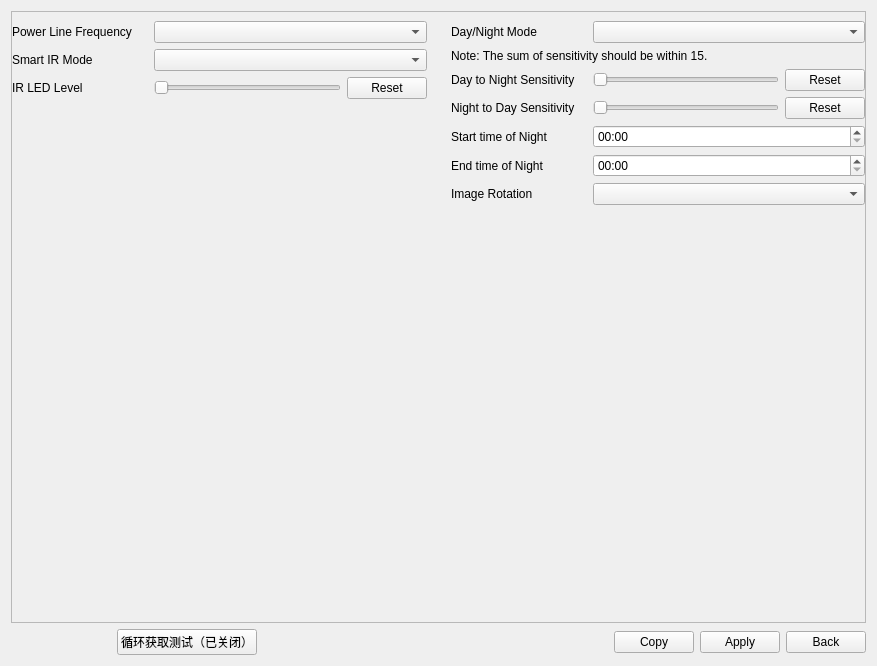
<?xml version="1.0" encoding="UTF-8"?>
<ui version="4.0">
 <class>ImagePageDisplayMulti</class>
 <widget class="QWidget" name="ImagePageDisplayMulti">
  <property name="geometry">
   <rect>
    <x>0</x>
    <y>0</y>
    <width>877</width>
    <height>666</height>
   </rect>
  </property>
  <property name="windowTitle">
   <string>Form</string>
  </property>
  <layout class="QVBoxLayout" name="verticalLayout_3">
   <item>
    <widget class="QScrollArea" name="scrollArea">
     <property name="sizePolicy">
      <sizepolicy hsizetype="Expanding" vsizetype="Expanding">
       <horstretch>0</horstretch>
       <verstretch>1</verstretch>
      </sizepolicy>
     </property>
     <property name="verticalScrollBarPolicy">
      <enum>Qt::ScrollBarAlwaysOff</enum>
     </property>
     <property name="horizontalScrollBarPolicy">
      <enum>Qt::ScrollBarAlwaysOff</enum>
     </property>
     <property name="widgetResizable">
      <bool>true</bool>
     </property>
     <widget class="QWidget" name="scrollAreaWidgetContents">
      <property name="geometry">
       <rect>
        <x>0</x>
        <y>0</y>
        <width>857</width>
        <height>607</height>
       </rect>
      </property>
      <layout class="QVBoxLayout" name="verticalLayout_4">
       <property name="leftMargin">
        <number>0</number>
       </property>
       <property name="topMargin">
        <number>0</number>
       </property>
       <property name="rightMargin">
        <number>0</number>
       </property>
       <property name="bottomMargin">
        <number>0</number>
       </property>
       <item>
        <layout class="QHBoxLayout" name="horizontalLayout_5">
         <item>
          <widget class="QWidget" name="widget_left" native="true">
           <layout class="QVBoxLayout" name="verticalLayout">
            <property name="leftMargin">
             <number>0</number>
            </property>
            <item>
             <layout class="QGridLayout" name="gridLayout">
              <item row="1" column="1">
               <widget class="ComboBox" name="comboBox_SmartIrMode"/>
              </item>
              <item row="0" column="1">
               <widget class="ComboBox" name="comboBox_PowerLineFrequency">
                <property name="sizePolicy">
                 <sizepolicy hsizetype="Preferred" vsizetype="Fixed">
                  <horstretch>2</horstretch>
                  <verstretch>0</verstretch>
                 </sizepolicy>
                </property>
               </widget>
              </item>
              <item row="2" column="1">
               <widget class="QWidget" name="widget_IRLedValue" native="true">
                <layout class="QHBoxLayout" name="horizontalLayout_9">
                 <property name="leftMargin">
                  <number>0</number>
                 </property>
                 <property name="topMargin">
                  <number>0</number>
                 </property>
                 <property name="rightMargin">
                  <number>0</number>
                 </property>
                 <property name="bottomMargin">
                  <number>0</number>
                 </property>
                 <item>
                  <widget class="BaseSlider" name="slider_IRLedValue">
                   <property name="sizePolicy">
                    <sizepolicy hsizetype="Expanding" vsizetype="Ignored">
                     <horstretch>0</horstretch>
                     <verstretch>0</verstretch>
                    </sizepolicy>
                   </property>
                   <property name="orientation">
                    <enum>Qt::Horizontal</enum>
                   </property>
                  </widget>
                 </item>
                 <item>
                  <widget class="QPushButton" name="pushButton_IRLedValue">
                   <property name="text">
                    <string>Reset</string>
                   </property>
                  </widget>
                 </item>
                </layout>
               </widget>
              </item>
              <item row="1" column="0">
               <widget class="QLabel" name="label_SmartIrMode">
                <property name="text">
                 <string>Smart IR Mode</string>
                </property>
               </widget>
              </item>
              <item row="0" column="0">
               <widget class="QLabel" name="label_PowerLineFrequency">
                <property name="sizePolicy">
                 <sizepolicy hsizetype="Preferred" vsizetype="Preferred">
                  <horstretch>1</horstretch>
                  <verstretch>0</verstretch>
                 </sizepolicy>
                </property>
                <property name="text">
                 <string>Power Line Frequency</string>
                </property>
               </widget>
              </item>
              <item row="2" column="0">
               <widget class="QLabel" name="label_IRLedValue">
                <property name="text">
                 <string>IR LED Level</string>
                </property>
               </widget>
              </item>
             </layout>
            </item>
            <item>
             <spacer name="verticalSpacer">
              <property name="orientation">
               <enum>Qt::Vertical</enum>
              </property>
              <property name="sizeHint" stdset="0">
               <size>
                <width>10</width>
                <height>10</height>
               </size>
              </property>
             </spacer>
            </item>
           </layout>
          </widget>
         </item>
         <item>
          <widget class="QWidget" name="widget_right" native="true">
           <layout class="QVBoxLayout" name="verticalLayout_2">
            <property name="rightMargin">
             <number>0</number>
            </property>
            <item>
             <layout class="QGridLayout" name="gridLayout_3">
              <item row="2" column="1">
               <widget class="QWidget" name="widget_DayToNightSensitivity" native="true">
                <layout class="QHBoxLayout" name="horizontalLayout_11">
                 <property name="leftMargin">
                  <number>0</number>
                 </property>
                 <property name="topMargin">
                  <number>0</number>
                 </property>
                 <property name="rightMargin">
                  <number>0</number>
                 </property>
                 <property name="bottomMargin">
                  <number>0</number>
                 </property>
                 <item>
                  <widget class="BaseSlider" name="slider_DayToNightSensitivity">
                   <property name="orientation">
                    <enum>Qt::Horizontal</enum>
                   </property>
                  </widget>
                 </item>
                 <item>
                  <widget class="QPushButton" name="pushButton_DayToNightSensitivity">
                   <property name="text">
                    <string>Reset</string>
                   </property>
                  </widget>
                 </item>
                </layout>
               </widget>
              </item>
              <item row="6" column="0">
               <widget class="QLabel" name="label_ImageRotation">
                <property name="sizePolicy">
                 <sizepolicy hsizetype="Preferred" vsizetype="Preferred">
                  <horstretch>1</horstretch>
                  <verstretch>0</verstretch>
                 </sizepolicy>
                </property>
                <property name="text">
                 <string>Image Rotation</string>
                </property>
               </widget>
              </item>
              <item row="6" column="1">
               <widget class="ComboBox" name="comboBox_ImageRotation">
                <property name="sizePolicy">
                 <sizepolicy hsizetype="Preferred" vsizetype="Fixed">
                  <horstretch>2</horstretch>
                  <verstretch>0</verstretch>
                 </sizepolicy>
                </property>
               </widget>
              </item>
              <item row="3" column="1">
               <widget class="QWidget" name="widget_NightToDaySensitivity" native="true">
                <layout class="QHBoxLayout" name="horizontalLayout_12">
                 <property name="leftMargin">
                  <number>0</number>
                 </property>
                 <property name="topMargin">
                  <number>0</number>
                 </property>
                 <property name="rightMargin">
                  <number>0</number>
                 </property>
                 <property name="bottomMargin">
                  <number>0</number>
                 </property>
                 <item>
                  <widget class="BaseSlider" name="slider_NightToDaySensitivity">
                   <property name="orientation">
                    <enum>Qt::Horizontal</enum>
                   </property>
                  </widget>
                 </item>
                 <item>
                  <widget class="QPushButton" name="pushButton_NightToDaySensitivity">
                   <property name="text">
                    <string>Reset</string>
                   </property>
                  </widget>
                 </item>
                </layout>
               </widget>
              </item>
              <item row="5" column="0">
               <widget class="QLabel" name="label_EndTimeOfNight">
                <property name="sizePolicy">
                 <sizepolicy hsizetype="Preferred" vsizetype="Preferred">
                  <horstretch>1</horstretch>
                  <verstretch>0</verstretch>
                 </sizepolicy>
                </property>
                <property name="text">
                 <string>End time of Night</string>
                </property>
               </widget>
              </item>
              <item row="4" column="0">
               <widget class="QLabel" name="label_StartTimeOfNight">
                <property name="sizePolicy">
                 <sizepolicy hsizetype="Preferred" vsizetype="Preferred">
                  <horstretch>1</horstretch>
                  <verstretch>0</verstretch>
                 </sizepolicy>
                </property>
                <property name="text">
                 <string>Start time of Night</string>
                </property>
               </widget>
              </item>
              <item row="0" column="0">
               <widget class="QLabel" name="label_DayNightMode">
                <property name="sizePolicy">
                 <sizepolicy hsizetype="Preferred" vsizetype="Preferred">
                  <horstretch>1</horstretch>
                  <verstretch>0</verstretch>
                 </sizepolicy>
                </property>
                <property name="text">
                 <string>Day/Night Mode</string>
                </property>
               </widget>
              </item>
              <item row="5" column="1">
               <widget class="MyTimeEdit" name="timeEdit_EndTimeOfNight">
                <property name="displayFormat">
                 <string>HH:mm</string>
                </property>
               </widget>
              </item>
              <item row="3" column="0">
               <widget class="QLabel" name="label_NightToDaySensitivity">
                <property name="text">
                 <string>Night to Day Sensitivity</string>
                </property>
               </widget>
              </item>
              <item row="4" column="1">
               <widget class="MyTimeEdit" name="timeEdit_StartTimeOfNight">
                <property name="displayFormat">
                 <string>HH:mm</string>
                </property>
               </widget>
              </item>
              <item row="0" column="1">
               <widget class="ComboBox" name="comboBox_DayNightMode">
                <property name="sizePolicy">
                 <sizepolicy hsizetype="Preferred" vsizetype="Fixed">
                  <horstretch>2</horstretch>
                  <verstretch>0</verstretch>
                 </sizepolicy>
                </property>
               </widget>
              </item>
              <item row="1" column="0" colspan="2">
               <widget class="QLabel" name="label_SensitivitySanityNote">
                <property name="text">
                 <string>Note: The sum of sensitivity should be within 15.</string>
                </property>
                <property name="style" stdset="0">
                 <string>blue_text</string>
                </property>
               </widget>
              </item>
              <item row="2" column="0">
               <widget class="QLabel" name="label_DayToNightSensitivity">
                <property name="text">
                 <string>Day to Night Sensitivity</string>
                </property>
               </widget>
              </item>
             </layout>
            </item>
            <item>
             <spacer name="verticalSpacer_2">
              <property name="orientation">
               <enum>Qt::Vertical</enum>
              </property>
              <property name="sizeHint" stdset="0">
               <size>
                <width>10</width>
                <height>10</height>
               </size>
              </property>
             </spacer>
            </item>
           </layout>
          </widget>
         </item>
        </layout>
       </item>
      </layout>
     </widget>
    </widget>
   </item>
   <item>
    <layout class="QHBoxLayout" name="horizontalLayout">
     <item>
      <widget class="WidgetMessage" name="widgetMessage" native="true">
       <property name="minimumSize">
        <size>
         <width>100</width>
         <height>0</height>
        </size>
       </property>
      </widget>
     </item>
     <item>
      <widget class="QPushButton" name="pushButton_test">
       <property name="text">
        <string>循环获取测试（已关闭）</string>
       </property>
      </widget>
     </item>
     <item>
      <spacer name="horizontalSpacer">
       <property name="orientation">
        <enum>Qt::Horizontal</enum>
       </property>
       <property name="sizeHint" stdset="0">
        <size>
         <width>40</width>
         <height>20</height>
        </size>
       </property>
      </spacer>
     </item>
     <item>
      <widget class="MyPushButton" name="pushButton_copy">
       <property name="text">
        <string>Copy</string>
       </property>
      </widget>
     </item>
     <item>
      <widget class="MyPushButton" name="pushButton_apply">
       <property name="text">
        <string>Apply</string>
       </property>
      </widget>
     </item>
     <item>
      <widget class="MyPushButton" name="pushButton_back">
       <property name="text">
        <string>Back</string>
       </property>
      </widget>
     </item>
    </layout>
   </item>
  </layout>
 </widget>
 <customwidgets>
  <customwidget>
   <class>ComboBox</class>
   <extends>QComboBox</extends>
   <header>combobox.h</header>
  </customwidget>
  <customwidget>
   <class>MyPushButton</class>
   <extends>QPushButton</extends>
   <header>mypushbutton.h</header>
  </customwidget>
  <customwidget>
   <class>MyTimeEdit</class>
   <extends>QTimeEdit</extends>
   <header>mytimeedit.h</header>
  </customwidget>
  <customwidget>
   <class>BaseSlider</class>
   <extends>QSlider</extends>
   <header>baseslider.h</header>
   <container>1</container>
  </customwidget>
  <customwidget>
   <class>WidgetMessage</class>
   <extends>QWidget</extends>
   <header>widgetmessage.h</header>
   <container>1</container>
  </customwidget>
 </customwidgets>
 <resources/>
 <connections/>
</ui>
